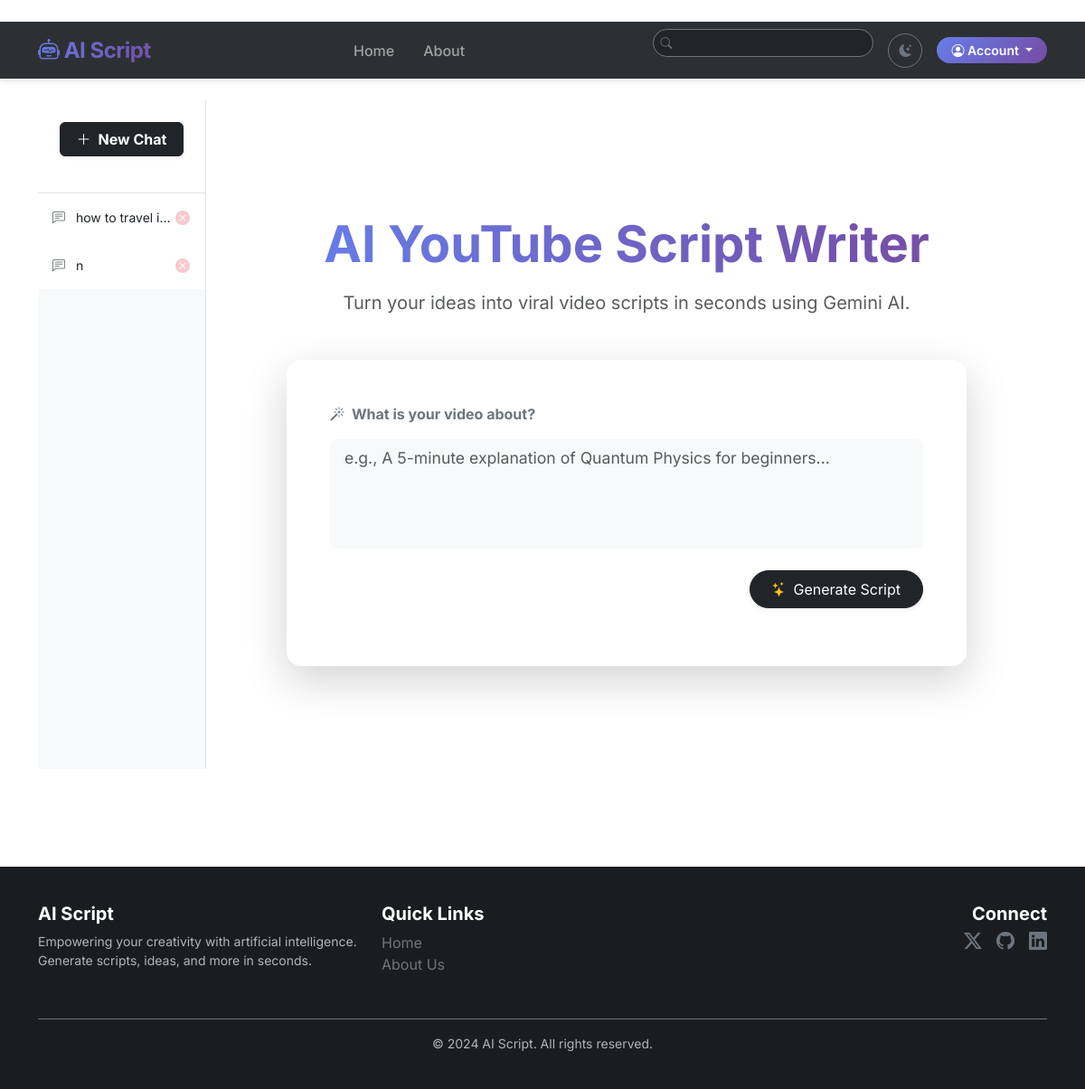
The page /home (signed in) on the database as committed earlier.
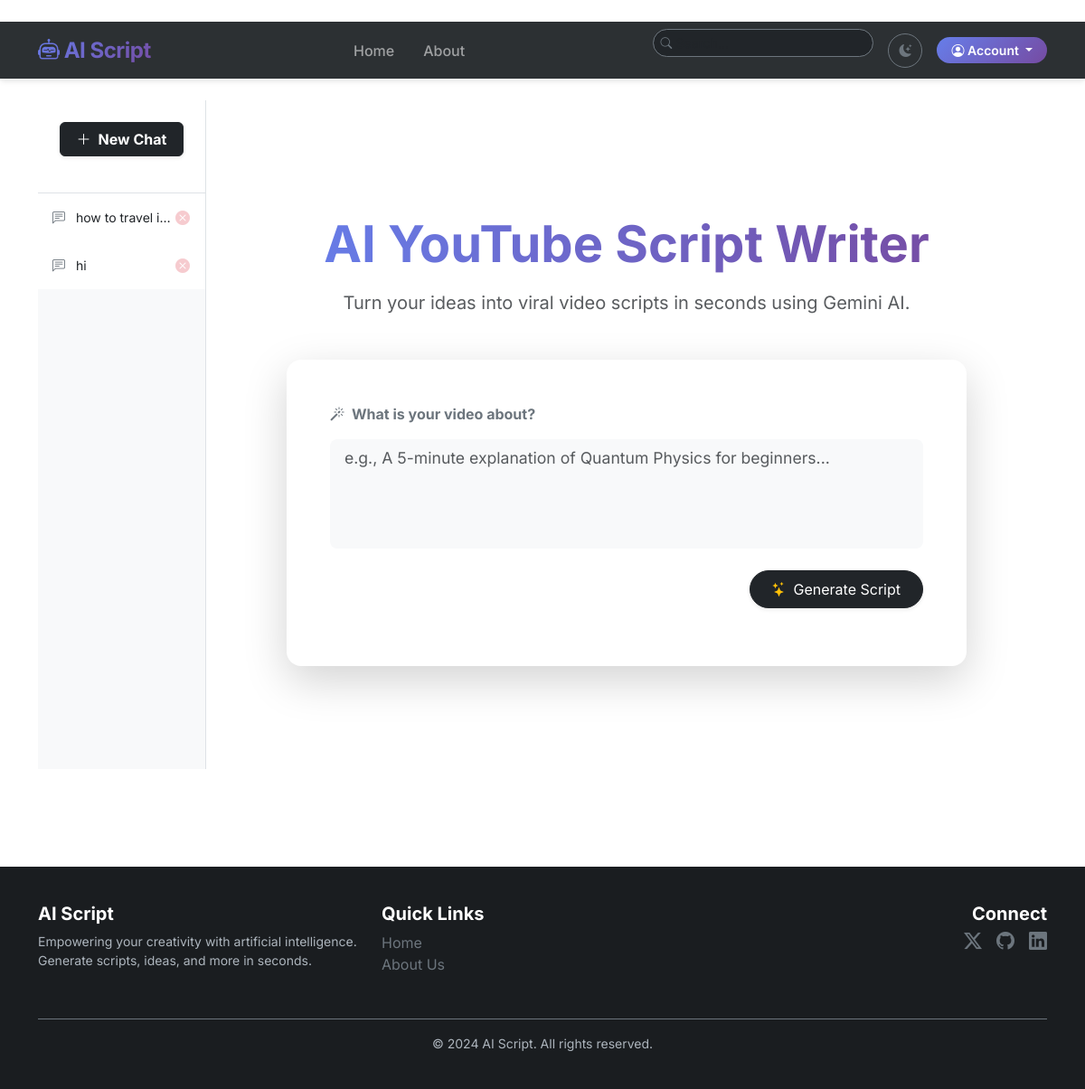
The same page on the database as committed later.
### ai_script_generator/Models.py (models this page shows, shortened)
class Chat(db.Model):
    id=db.Column(db.Integer,primary_key=True,nullable=False)
    title=db.Column(db.String(100),nullable=False)
    date=db.Column(db.DateTime,nullable=False,default=datetime.utcnow)
    content=db.Column(db.Text, nullable=False)
    user_id=db.Column(db.Integer,db.ForeignKey('user.id'),nullable=False)

### ai_script_generator/main/routes.py (the view, shortened to what this page needs)
@main.route('/',methods=['GET','POST'])
@main.route('/home',methods=['GET','POST'])
def home():
    chats=[]
    if current_user.is_authenticated:
         chats=Chat.query.filter_by(user_id=current_user.id).all()
    return render_template('index.html', chats=chats)

### ai_script_generator/Models.py (called while the page is built)
@login_manager.user_loader
def loaduser(user_id):
    return User.query.get(int(user_id))

### ai_script_generator/templates/index.html (shortened to what the changed rows need)
{% extends "layout.html" %}
{% block content %}
<div class="container-fluid">
    <div class="row">
        <div class="col-md-3 col-lg-2 bg-light border-end p-0 d-flex flex-column"
             style="height: calc(100vh - 60px); position: sticky; top: 60px; overflow-y: auto;">
            <div class="flex-grow-1">
                {% if current_user.is_authenticated and chats %}
                <div class="list-group list-group-flush">
                    {% for chat in chats %}
                    <div class="list-group-item list-group-item-action border-0 p-3 d-flex justify-content-between align-items-center ">
                        <a href="{{ url_for('chats.view_chat', chat_id=chat.id) }}" class="text-decoration-none text-truncate flex-grow-1 text-dark small">
                            <i class="bi bi-chat-left-text me-2 text-secondary"></i> {{ chat.title }}
                        </a>
                        <form action="{{ url_for('chats.delete_chat', chat_id=chat.id) }}" method="post" class="m-0" onsubmit="return confirm('Delete?');">
                            <button type="submit" class="btn btn-link p-0 text-danger opacity-25 hover-opacity-100">
                                <i class="bi bi-x-circle-fill"></i>
                            </button>
                        </form>
                    </div>
                    {% endfor %}
                </div>
                {% else %}
                <div class="text-center text-muted mt-5 px-3">
                    <small>No history yet.</small>
                </div>
                {% endif %}
            </div>
        </div>
        <div class="col-md-9 col-lg-10 bg-white">
            <div class="d-flex flex-column align-items-center justify-content-center min-vh-100 py-5">
                <div class="w-100 px-4" style="max-width: 800px;">
                    <div class="text-center mb-5">
                        <h1 class="fw-bold display-4 mb-3" style="background: linear-gradient(90deg, #667eea 0%, #764ba2 100%); -webkit-background-clip: text; -webkit-text-fill-color: transparent;">
                            AI YouTube Script Writer
                        </h1>
                    </div>
                </div>
            </div>
        </div>
    </div>
</div>
{% endblock content %}

Rows that differ between the two databases and show on the page:
removed Chat: title "n"
added Chat: title "hi"
